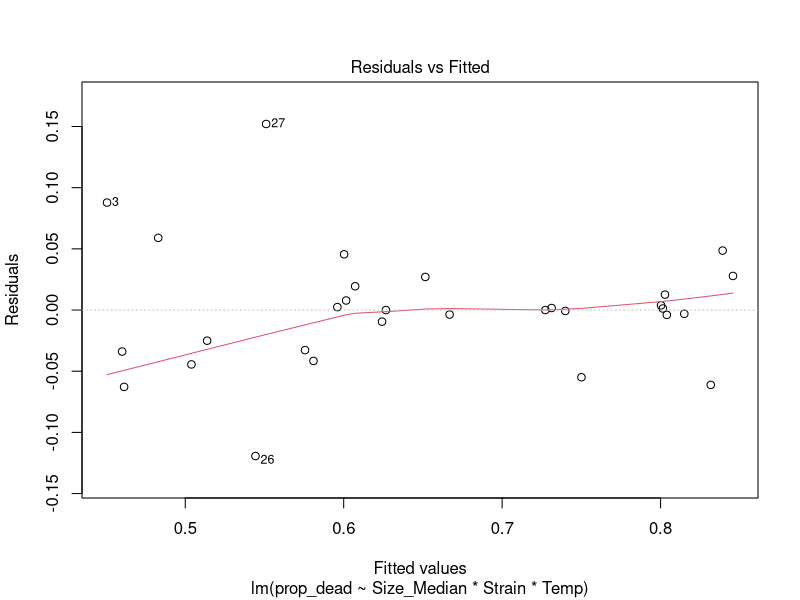
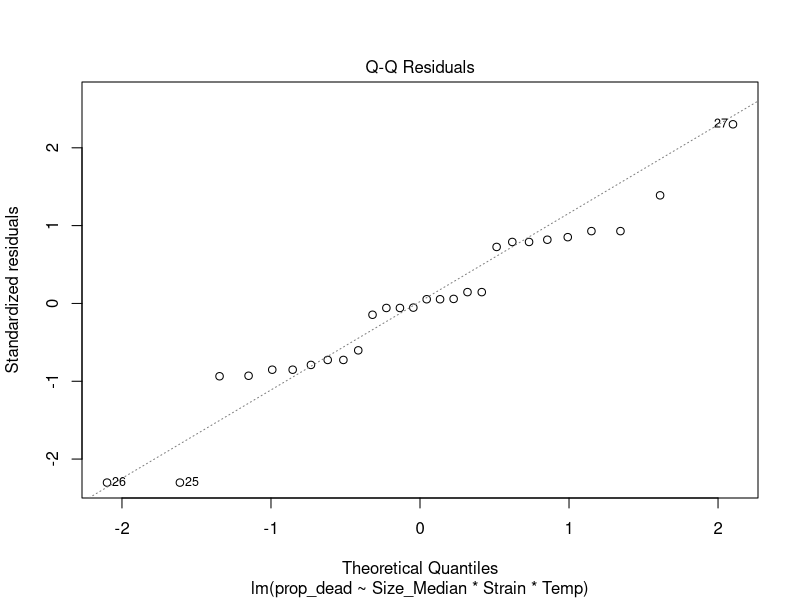
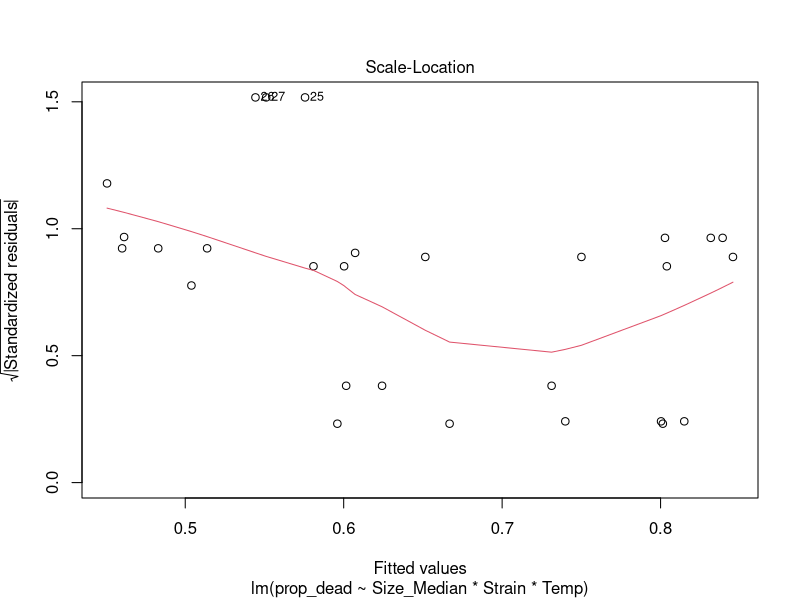
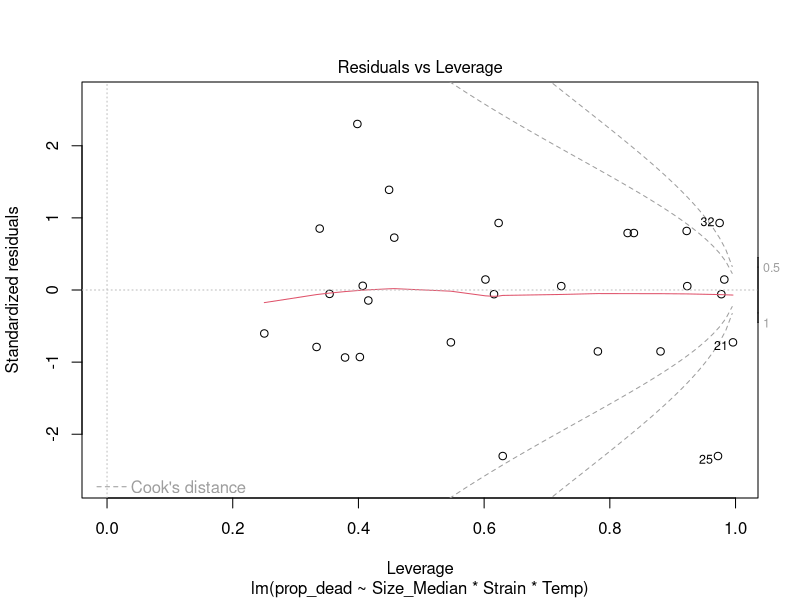
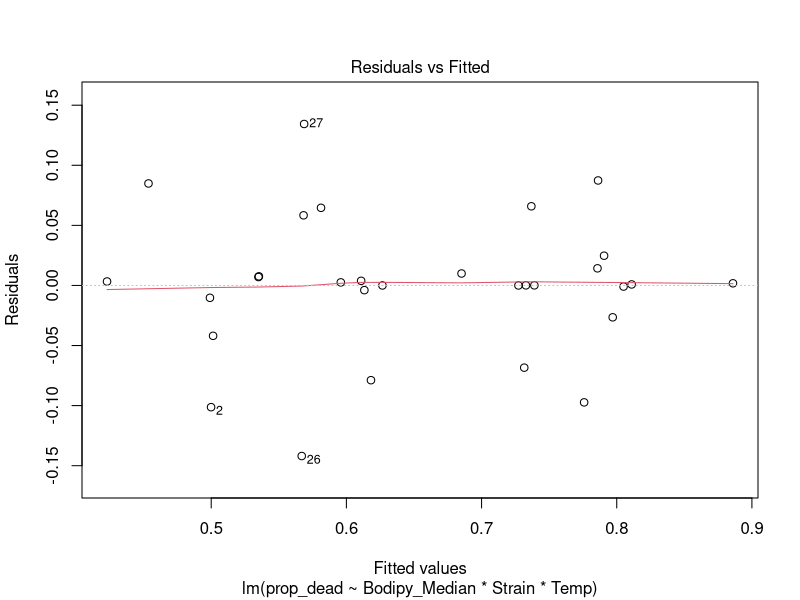
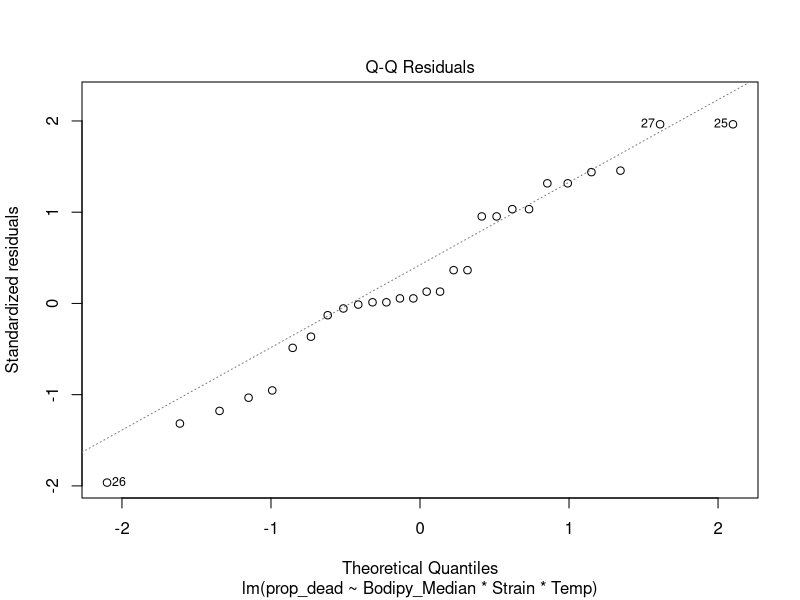
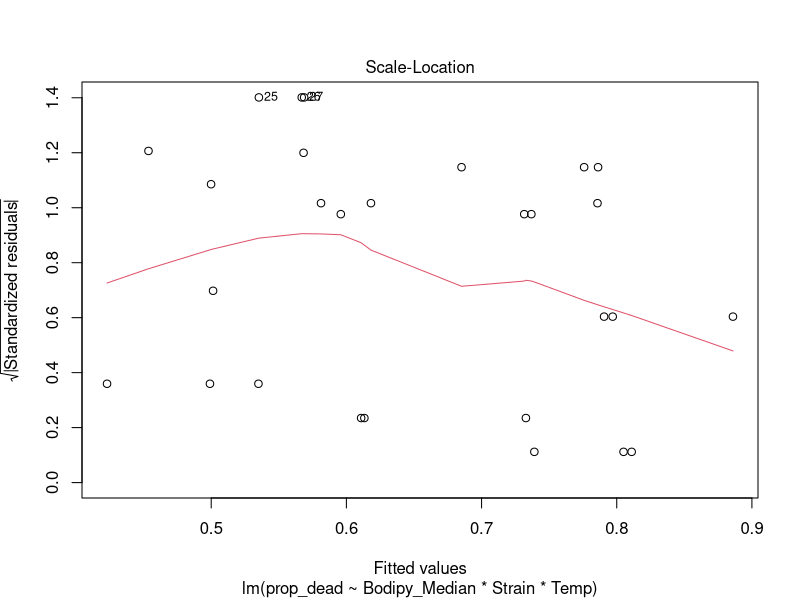
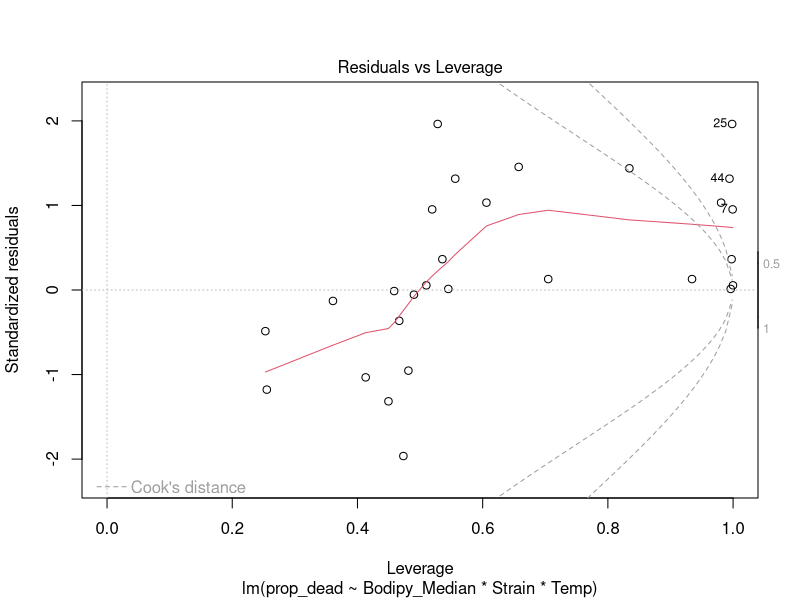

Write R code to recreate these figures, in order.
### Flow cytometry Lipid Data for Mortlity Hypotheses:

####Step 1: To begin with we will load the packages necessary for data manipulation and analysis:

library(lme4)
library(ggplot2)
library(glmmTMB)
library(dplyr)
library(tidyverse)
library(lmerTest)
install.packages("lmerTest")
library(lmerTest)


####Step 2: Next I will load in the the required dataset (here named "BDGM_Full", this contains all variables created in RScript FlowDataVariableCreation):
#note, I call this BDFull in this script for simplicity

BDFull <- read.csv("data/BDGM_Full.csv")

#this dataset contains all the necessary columns and data for the analysis in this R code file.

head(BDFull)

BDFull$Strain <- as.factor(BDFull$Strain)


##And I need to subset to only Dark treatment data
BDDark <- subset(BDFull, Light_treatment == "Dark")

##OK, so now let me  create the variables that I will need:

#I already have lipid per size
#fold change (=prop retained)
#mean Bodipy in the light
#Bodipy scaled

###### H0 - would be that only size perfectly explains variation in the mortality data, 
#so let's do that:

H0 <- lm(prop_dead ~ Size_Median, data = BDDark)
summary(H0)

H0a <- lm(prop_dead ~ Size_Median*Strain*Temp, data = BDDark)
summary(H0a)
AIC(H0a)
#r2 = 61%
#-53.61882

##Well Size is not *significant* but the model R2 is quite good
plot(H0a)
#not very good residual plots


###### H1 - is that only initial lipid content explains all the variation in mortality
#the variable I need to use hear is "mean_lightBD"

H1 <- lm(prop_dead ~ mean_lightBD*Strain*Temp, data = BDDark)
summary(H1)
##this one is broken

H1a <- lm(prop_dead ~ mean_lightBD*Temp + Strain, data = BDDark)
summary(H1a)
# only Temp is important, interaction isnt

H1b <- lm(prop_dead ~ mean_lightBD*Strain + Temp, data = BDDark)
summary(H1b)
# nothing is important and I am getting errors (probably running out of df?)

H1c <- lm(prop_dead ~ mean_lightBD + Strain + Temp, data = BDDark)
summary(H1c)
AIC(H1c)
#again, only temperature is significant.
#approximately 45% of variation is explained by this model



##### H2 - final lipid content best describes variation in mortality in the dark
#The variable I want to use here is just Median Bodipy,as I am using the Dark dataset, 
#this is simply the final bodipy value

H2 <- lm(prop_dead ~ Bodipy_Median*Strain*Temp, data = BDDark)
summary(H2)
#uff... well nothing is "significant" but strain 595 interaction with Temp and also with Temp
#and bodipy is near 0.05. 
plot(H2)
#residuals are pretty bad though, some points have very high leverage

H2a <- lm(prop_dead ~ Bodipy_Median*Temp + Strain, data = BDDark)
summary(H2a)
#here strain 633, 716, temperature are significant, and Bodipy is near significance.
#R2 = 48% 
plot(H2a)
#residual plots are much better too
## This looks like a pretty good model as it is reasonable, explains a decent amount of variation
#given how limited the design was, and the model fit plots are acceptable too

##It also fits with my previous results, with a couple of strains differing, and then
#within the dark, temperature has a strong effect on mortality


H2b <- lm(prop_dead ~ Bodipy_Median*Strain + Temp, data = BDDark)
summary(H2b)
#temperature is highly important, nothing else
#r2 = 47%
plot(H2b)
#residual plots aren't as good as the previous one


##Since none of the actual interactions were significant above, let me try a model
#without interactions:

######################################################################################################
H2c <- lm(prop_dead ~ Bodipy_Median + Strain + Temp, data = BDDark)
summary(H2c)
#Ok, this looks kind of promising. Strains 633, 716, and a little bit 654 are important
#temperature is very important and bodipy a little bit but weirdly it seems like weak evidence for
#higher bodipy = higher prop dead... which doesn't make much biological sense...
#R2 = 50%
plot(H2c)
#Residual plots look good too

### Ok, model H2c is promising, let's see what H3 looks like



###### H3 - change in lipid content (or proxy of this) is the best lipid explanatory variable
#for mortality. 
#The variable to approximate change in lipid content is called "fold_change" and is calculated
#as the proportion of lipid retained between the average of the light cultures and each 
#individual dark culture (grouped by Strain and treatment)

H3 <- lm(prop_dead ~ fold_change*Strain*Temp, data = BDDark)
summary(H3)
#ok, the two things that approach significance are Strain595:Temp and fold_change:Strain595:Temp
#R2 = 47%
plot(H3)
#residuals are not great, Q-Q plot is wonky and leverage plot shows some overly significant datapoints


H3a <- lm(prop_dead ~ fold_change*Temp + Strain, data = BDDark)
summary(H3a)
#strain 716 seems to be driving the whole effect, which is possible... but seems somewhat
#unlikely as most other models indicate temperature is important. 
#R2 = 46%
plot(H3a)
#residuals are ok


H3b <- lm(prop_dead ~ fold_change*Strain + Temp, data = BDDark)
summary(H3b)
#Here Temperature is significant. The rest not
#R2 = 40%
plot(H3b)
#Residual plots are ok but I've had better. the Q-Q plot is wonky


H3c <- lm(prop_dead ~ fold_change + Strain + Temp, data = BDDark)
summary(H3c)
#Here Temperature is important and strain 716.
#R2 = 48%
AIC(H3c)
plot(H3c)
#Q-Q plots are ok, but I've seen better



###### H4 - let's see if model fit seems better if I remove lipids completely:


########################################################################################
H4 <- lm(prop_dead ~ Strain*Temp, data = BDDark)
summary(H4)
#ironically this might actually be the best fit?
#Strain 595 is significant, and the effect of temperature
#R2 = 53%
plot(H4)
#decent residual plots too

H4a <- lm(prop_dead ~ Strain+Temp, data = BDDark)
summary(H4a)
plot(H4a)




##### H5 <- Finally, I will investigate my lipid_per_size variable

H5 <- lm(prop_dead ~ lipid_per_size*Strain*Temp, data = BDDark)
summary(H5)
#R2 = 44%
plot(H5)
#not very good residuals


H5a <- lm(prop_dead ~ lipid_per_size*Temp + Strain, data = BDDark)
summary(H5a)
#R2 = 42%
plot(H5a)
#much better residuals


##########################################################################################
H5b <- lm(prop_dead ~ lipid_per_size*Strain + Temp, data = BDDark)
summary(H5b)
#R2 = 54% (so far the best)
plot(H5b)
#residuals are acceptable too
##Temperature is still the most important explanatory variable, which is reassuring
AIC(H5b)


plot(BDDark$prop_dead ~ BDDark$lipid_per_size)

#anova
aov(H5b)
anova(H5b)

### Plot to illustrate this model: 
##Problem is I can't remember what the plot that Sinead suggested was...
#I have lipid content... treatment... 
boxplot(BDDark$lipid_per_size~BDDark$treatment)



##### Making the plot to represent these models

library(ggplot2)

colorblind_palette <- c("#E69F00", "#56B4E9", "#009E73", "#F0E442", "#0072B2", "#D55E00", "#CC79A7")


ggplot(BDDark, aes(x = lipid_per_size, 
                   y = prop_dead, 
                   color = Strain)) +
  geom_point(alpha = 0.8, size = 2, stroke = 1) + 
  
  # Trend-lines grouped by temperature
  geom_smooth(aes(group = Temp, linetype = as.factor(Temp)),
              method = "lm", se = FALSE, color = "darkgrey") +
  
  labs(x = "Lipid concentration per cell (fluorescence units)",
       y = "Proportion of dead cells",
       color = "Strain",
       linetype = "Temperature (°C)") +
  scale_color_manual(values = colorblind_palette) +
  theme_minimal(base_size = 13)
